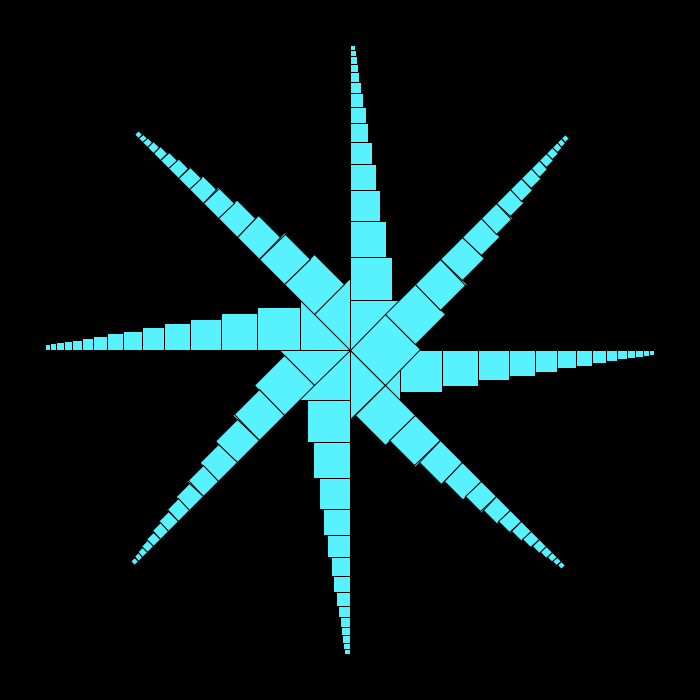
Frame 1 (no input)
Frame 60 (the mouse pressed at the canvas centre just before this capture): identical to frame 1, image omitted
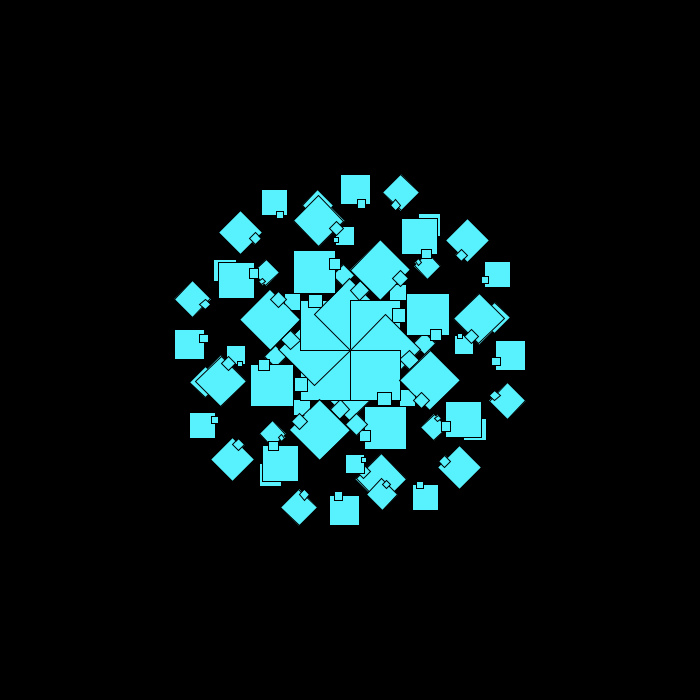
Frame 120 (the mouse held since frame 60 and released just before this capture)

The Processing sketch that drew these frames (run headless with seeded random() and noise(); from frame 60 on, the mouse is pressed at the canvas centre):

// Processing sketch: stateFractalTentacle
// ── stateFractalTentacle.pde
float offset;
void setup(){
  size(700,700);
}

void draw(){
  background(0);
  fill(88,242,255);
  float a = map(mouseX, 0, width, 0, 90);
  offset = map(mouseY, 0, height, 0, 60);
  
  for(int i = 0; i < 360; i+=45){
    pushMatrix();
    translate(width/2,height/2);
    rotate(radians(i));
    drawRectangle(0, 0, a, 50);
    popMatrix();
  }
}

void drawRectangle(float x, float y, float angle, float w){
  if(w > 5){
    pushMatrix();

    translate(x,y);
    rotate(radians(angle));
    rect(0,0,w,w);
    
    drawRectangle(w + offset, 0, angle, w*0.85);
    popMatrix();
  }
}
